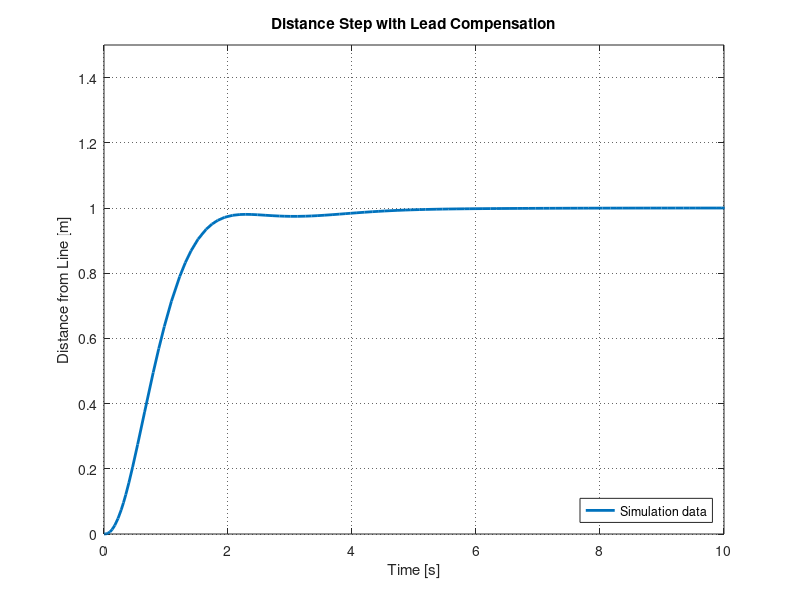

MATLAB code for this plot: (Note: this script raises an error after producing the figure.)
close all;
clear all;
clc;
data=csvread('Pgain3.csv');
P1=plot(data(:,1),data(:,2),'linewidth',2)

title('Distance Step with Lead Compensation')
xlabel('Time [s]')
ylabel('Distance from Line [m]')
xlim([0 10]);
ylim([0 1.5]);
legend('Simulation data', 'Location', 'southeast' )
grid on
set(gca,'GridLineStyle',':', 'GridColor', 'k', 'GridAlpha', .6)
set( P1, 'color', '[1 0 0]', 'LineWidth', 2 );
set ( tauLine, 'color', '[0 0 1]', 'LineWidth', 2 );
